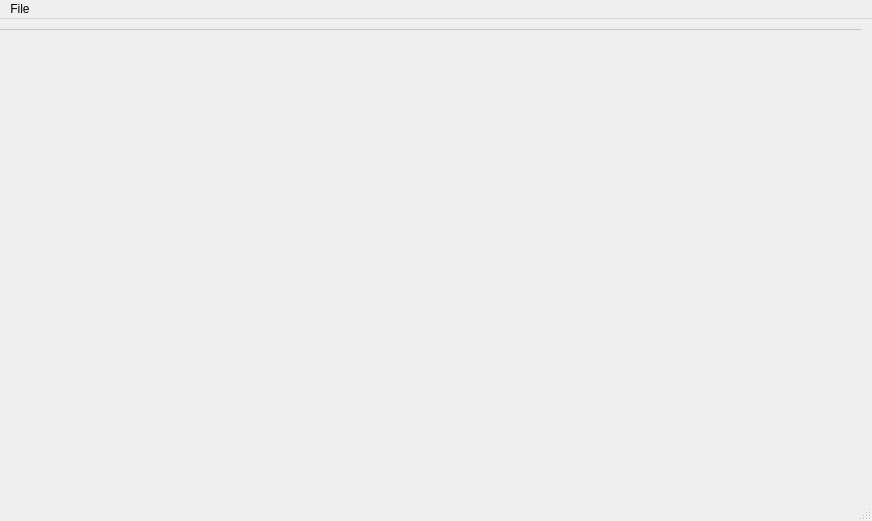
<?xml version="1.0" encoding="UTF-8"?>
<ui version="4.0">
 <class>CFlipMainWindow</class>
 <widget class="QMainWindow" name="CFlipMainWindow">
  <property name="geometry">
   <rect>
    <x>0</x>
    <y>0</y>
    <width>872</width>
    <height>521</height>
   </rect>
  </property>
  <property name="minimumSize">
   <size>
    <width>872</width>
    <height>521</height>
   </size>
  </property>
  <property name="maximumSize">
   <size>
    <width>872</width>
    <height>521</height>
   </size>
  </property>
  <property name="windowTitle">
   <string>CFlipMainWindow</string>
  </property>
  <property name="statusTip">
   <string/>
  </property>
  <widget class="QWidget" name="centralWidget">
   <widget class="QTabWidget" name="watchListTab">
    <property name="enabled">
     <bool>true</bool>
    </property>
    <property name="geometry">
     <rect>
      <x>0</x>
      <y>10</y>
      <width>861</width>
      <height>501</height>
     </rect>
    </property>
    <property name="styleSheet">
     <string notr="true">QTabWidget::pane { /* The tab widget frame */
    border-top: 1px  solid #C2C7CB;
}

QTabWidget::tab-bar {
    left: 5px; /* move to the right by 5px */
}

/* Style the tab using the tab sub-control. Note that
    it reads QTabBar _not_ QTabWidget */
QTabBar::tab {
    background: qlineargradient(x1: 0, y1: 0, x2: 0, y2: 1,
                                stop: 0 #E1E1E1, stop: 0.4 #DDDDDD,
                                stop: 0.5 #D8D8D8, stop: 1.0 #D3D3D3);
    border: 1px solid #C4C4C3;
    border-bottom-color: #C2C7CB; /* same as the pane color */
    border-top-left-radius: 4px;
    border-top-right-radius: 4px;
    min-width: 8ex;
    padding: 2px;
}

QTabBar::tab:selected, QTabBar::tab:hover {
    background: qlineargradient(x1: 0, y1: 0, x2: 0, y2: 1,
                                stop: 0 #fafafa, stop: 0.4 #f4f4f4,
                                stop: 0.5 #e7e7e7, stop: 1.0 #fafafa);
}

QTabBar::tab:selected {
    border-color: #9B9B9B;
    border-bottom-color: #C2C7CB; /* same as pane color */
}

QTabBar::tab:!selected {
    margin-top: 2px; /* make non-selected tabs look smaller */
}</string>
    </property>
    <property name="currentIndex">
     <number>-1</number>
    </property>
    <property name="tabsClosable">
     <bool>true</bool>
    </property>
    <property name="movable">
     <bool>true</bool>
    </property>
    <property name="tabBarAutoHide">
     <bool>false</bool>
    </property>
   </widget>
  </widget>
  <widget class="QMenuBar" name="menuBar">
   <property name="geometry">
    <rect>
     <x>0</x>
     <y>0</y>
     <width>872</width>
     <height>23</height>
    </rect>
   </property>
   <widget class="QMenu" name="menuFile">
    <property name="title">
     <string>File</string>
    </property>
    <addaction name="actionNew_Watchlist"/>
   </widget>
   <addaction name="menuFile"/>
  </widget>
  <widget class="QStatusBar" name="statusBar"/>
  <action name="actionNew_Watchlist">
   <property name="text">
    <string>New Watchlist...</string>
   </property>
  </action>
 </widget>
 <layoutdefault spacing="6" margin="11"/>
 <resources/>
 <connections/>
</ui>
